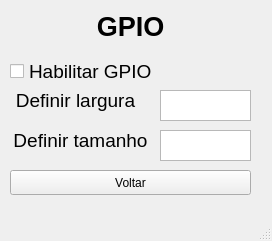
<?xml version="1.0" encoding="UTF-8"?>
<ui version="4.0">
 <class>GPIO</class>
 <widget class="QMainWindow" name="GPIO">
  <property name="geometry">
   <rect>
    <x>0</x>
    <y>0</y>
    <width>272</width>
    <height>241</height>
   </rect>
  </property>
  <property name="windowTitle">
   <string>MainWindow</string>
  </property>
  <widget class="QWidget" name="centralwidget">
   <widget class="QPushButton" name="Voltar">
    <property name="geometry">
     <rect>
      <x>10</x>
      <y>170</y>
      <width>241</width>
      <height>25</height>
     </rect>
    </property>
    <property name="text">
     <string>Voltar</string>
    </property>
   </widget>
   <widget class="QLabel" name="label_3">
    <property name="geometry">
     <rect>
      <x>10</x>
      <y>90</y>
      <width>131</width>
      <height>21</height>
     </rect>
    </property>
    <property name="font">
     <font>
      <pointsize>14</pointsize>
     </font>
    </property>
    <property name="text">
     <string>Definir largura</string>
    </property>
    <property name="alignment">
     <set>Qt::AlignCenter</set>
    </property>
   </widget>
   <widget class="QLabel" name="label">
    <property name="geometry">
     <rect>
      <x>10</x>
      <y>10</y>
      <width>241</width>
      <height>32</height>
     </rect>
    </property>
    <property name="palette">
     <palette>
      <active>
       <colorrole role="WindowText">
        <brush brushstyle="SolidPattern">
         <color alpha="255">
          <red>0</red>
          <green>0</green>
          <blue>0</blue>
         </color>
        </brush>
       </colorrole>
       <colorrole role="Button">
        <brush brushstyle="SolidPattern">
         <color alpha="255">
          <red>255</red>
          <green>255</green>
          <blue>255</blue>
         </color>
        </brush>
       </colorrole>
       <colorrole role="Light">
        <brush brushstyle="SolidPattern">
         <color alpha="255">
          <red>255</red>
          <green>255</green>
          <blue>255</blue>
         </color>
        </brush>
       </colorrole>
       <colorrole role="Midlight">
        <brush brushstyle="SolidPattern">
         <color alpha="255">
          <red>255</red>
          <green>255</green>
          <blue>255</blue>
         </color>
        </brush>
       </colorrole>
       <colorrole role="Dark">
        <brush brushstyle="SolidPattern">
         <color alpha="255">
          <red>127</red>
          <green>127</green>
          <blue>127</blue>
         </color>
        </brush>
       </colorrole>
       <colorrole role="Mid">
        <brush brushstyle="SolidPattern">
         <color alpha="255">
          <red>170</red>
          <green>170</green>
          <blue>170</blue>
         </color>
        </brush>
       </colorrole>
       <colorrole role="Text">
        <brush brushstyle="SolidPattern">
         <color alpha="255">
          <red>0</red>
          <green>0</green>
          <blue>0</blue>
         </color>
        </brush>
       </colorrole>
       <colorrole role="BrightText">
        <brush brushstyle="SolidPattern">
         <color alpha="255">
          <red>255</red>
          <green>255</green>
          <blue>255</blue>
         </color>
        </brush>
       </colorrole>
       <colorrole role="ButtonText">
        <brush brushstyle="SolidPattern">
         <color alpha="255">
          <red>0</red>
          <green>0</green>
          <blue>0</blue>
         </color>
        </brush>
       </colorrole>
       <colorrole role="Base">
        <brush brushstyle="SolidPattern">
         <color alpha="255">
          <red>255</red>
          <green>255</green>
          <blue>255</blue>
         </color>
        </brush>
       </colorrole>
       <colorrole role="Window">
        <brush brushstyle="SolidPattern">
         <color alpha="255">
          <red>255</red>
          <green>255</green>
          <blue>255</blue>
         </color>
        </brush>
       </colorrole>
       <colorrole role="Shadow">
        <brush brushstyle="SolidPattern">
         <color alpha="255">
          <red>0</red>
          <green>0</green>
          <blue>0</blue>
         </color>
        </brush>
       </colorrole>
       <colorrole role="AlternateBase">
        <brush brushstyle="SolidPattern">
         <color alpha="255">
          <red>255</red>
          <green>255</green>
          <blue>255</blue>
         </color>
        </brush>
       </colorrole>
       <colorrole role="ToolTipBase">
        <brush brushstyle="SolidPattern">
         <color alpha="255">
          <red>255</red>
          <green>255</green>
          <blue>220</blue>
         </color>
        </brush>
       </colorrole>
       <colorrole role="ToolTipText">
        <brush brushstyle="SolidPattern">
         <color alpha="255">
          <red>0</red>
          <green>0</green>
          <blue>0</blue>
         </color>
        </brush>
       </colorrole>
       <colorrole role="PlaceholderText">
        <brush brushstyle="SolidPattern">
         <color alpha="128">
          <red>0</red>
          <green>0</green>
          <blue>0</blue>
         </color>
        </brush>
       </colorrole>
      </active>
      <inactive>
       <colorrole role="WindowText">
        <brush brushstyle="SolidPattern">
         <color alpha="255">
          <red>0</red>
          <green>0</green>
          <blue>0</blue>
         </color>
        </brush>
       </colorrole>
       <colorrole role="Button">
        <brush brushstyle="SolidPattern">
         <color alpha="255">
          <red>255</red>
          <green>255</green>
          <blue>255</blue>
         </color>
        </brush>
       </colorrole>
       <colorrole role="Light">
        <brush brushstyle="SolidPattern">
         <color alpha="255">
          <red>255</red>
          <green>255</green>
          <blue>255</blue>
         </color>
        </brush>
       </colorrole>
       <colorrole role="Midlight">
        <brush brushstyle="SolidPattern">
         <color alpha="255">
          <red>255</red>
          <green>255</green>
          <blue>255</blue>
         </color>
        </brush>
       </colorrole>
       <colorrole role="Dark">
        <brush brushstyle="SolidPattern">
         <color alpha="255">
          <red>127</red>
          <green>127</green>
          <blue>127</blue>
         </color>
        </brush>
       </colorrole>
       <colorrole role="Mid">
        <brush brushstyle="SolidPattern">
         <color alpha="255">
          <red>170</red>
          <green>170</green>
          <blue>170</blue>
         </color>
        </brush>
       </colorrole>
       <colorrole role="Text">
        <brush brushstyle="SolidPattern">
         <color alpha="255">
          <red>0</red>
          <green>0</green>
          <blue>0</blue>
         </color>
        </brush>
       </colorrole>
       <colorrole role="BrightText">
        <brush brushstyle="SolidPattern">
         <color alpha="255">
          <red>255</red>
          <green>255</green>
          <blue>255</blue>
         </color>
        </brush>
       </colorrole>
       <colorrole role="ButtonText">
        <brush brushstyle="SolidPattern">
         <color alpha="255">
          <red>0</red>
          <green>0</green>
          <blue>0</blue>
         </color>
        </brush>
       </colorrole>
       <colorrole role="Base">
        <brush brushstyle="SolidPattern">
         <color alpha="255">
          <red>255</red>
          <green>255</green>
          <blue>255</blue>
         </color>
        </brush>
       </colorrole>
       <colorrole role="Window">
        <brush brushstyle="SolidPattern">
         <color alpha="255">
          <red>255</red>
          <green>255</green>
          <blue>255</blue>
         </color>
        </brush>
       </colorrole>
       <colorrole role="Shadow">
        <brush brushstyle="SolidPattern">
         <color alpha="255">
          <red>0</red>
          <green>0</green>
          <blue>0</blue>
         </color>
        </brush>
       </colorrole>
       <colorrole role="AlternateBase">
        <brush brushstyle="SolidPattern">
         <color alpha="255">
          <red>255</red>
          <green>255</green>
          <blue>255</blue>
         </color>
        </brush>
       </colorrole>
       <colorrole role="ToolTipBase">
        <brush brushstyle="SolidPattern">
         <color alpha="255">
          <red>255</red>
          <green>255</green>
          <blue>220</blue>
         </color>
        </brush>
       </colorrole>
       <colorrole role="ToolTipText">
        <brush brushstyle="SolidPattern">
         <color alpha="255">
          <red>0</red>
          <green>0</green>
          <blue>0</blue>
         </color>
        </brush>
       </colorrole>
       <colorrole role="PlaceholderText">
        <brush brushstyle="SolidPattern">
         <color alpha="128">
          <red>0</red>
          <green>0</green>
          <blue>0</blue>
         </color>
        </brush>
       </colorrole>
      </inactive>
      <disabled>
       <colorrole role="WindowText">
        <brush brushstyle="SolidPattern">
         <color alpha="255">
          <red>127</red>
          <green>127</green>
          <blue>127</blue>
         </color>
        </brush>
       </colorrole>
       <colorrole role="Button">
        <brush brushstyle="SolidPattern">
         <color alpha="255">
          <red>255</red>
          <green>255</green>
          <blue>255</blue>
         </color>
        </brush>
       </colorrole>
       <colorrole role="Light">
        <brush brushstyle="SolidPattern">
         <color alpha="255">
          <red>255</red>
          <green>255</green>
          <blue>255</blue>
         </color>
        </brush>
       </colorrole>
       <colorrole role="Midlight">
        <brush brushstyle="SolidPattern">
         <color alpha="255">
          <red>255</red>
          <green>255</green>
          <blue>255</blue>
         </color>
        </brush>
       </colorrole>
       <colorrole role="Dark">
        <brush brushstyle="SolidPattern">
         <color alpha="255">
          <red>127</red>
          <green>127</green>
          <blue>127</blue>
         </color>
        </brush>
       </colorrole>
       <colorrole role="Mid">
        <brush brushstyle="SolidPattern">
         <color alpha="255">
          <red>170</red>
          <green>170</green>
          <blue>170</blue>
         </color>
        </brush>
       </colorrole>
       <colorrole role="Text">
        <brush brushstyle="SolidPattern">
         <color alpha="255">
          <red>127</red>
          <green>127</green>
          <blue>127</blue>
         </color>
        </brush>
       </colorrole>
       <colorrole role="BrightText">
        <brush brushstyle="SolidPattern">
         <color alpha="255">
          <red>255</red>
          <green>255</green>
          <blue>255</blue>
         </color>
        </brush>
       </colorrole>
       <colorrole role="ButtonText">
        <brush brushstyle="SolidPattern">
         <color alpha="255">
          <red>127</red>
          <green>127</green>
          <blue>127</blue>
         </color>
        </brush>
       </colorrole>
       <colorrole role="Base">
        <brush brushstyle="SolidPattern">
         <color alpha="255">
          <red>255</red>
          <green>255</green>
          <blue>255</blue>
         </color>
        </brush>
       </colorrole>
       <colorrole role="Window">
        <brush brushstyle="SolidPattern">
         <color alpha="255">
          <red>255</red>
          <green>255</green>
          <blue>255</blue>
         </color>
        </brush>
       </colorrole>
       <colorrole role="Shadow">
        <brush brushstyle="SolidPattern">
         <color alpha="255">
          <red>0</red>
          <green>0</green>
          <blue>0</blue>
         </color>
        </brush>
       </colorrole>
       <colorrole role="AlternateBase">
        <brush brushstyle="SolidPattern">
         <color alpha="255">
          <red>255</red>
          <green>255</green>
          <blue>255</blue>
         </color>
        </brush>
       </colorrole>
       <colorrole role="ToolTipBase">
        <brush brushstyle="SolidPattern">
         <color alpha="255">
          <red>255</red>
          <green>255</green>
          <blue>220</blue>
         </color>
        </brush>
       </colorrole>
       <colorrole role="ToolTipText">
        <brush brushstyle="SolidPattern">
         <color alpha="255">
          <red>0</red>
          <green>0</green>
          <blue>0</blue>
         </color>
        </brush>
       </colorrole>
       <colorrole role="PlaceholderText">
        <brush brushstyle="SolidPattern">
         <color alpha="128">
          <red>0</red>
          <green>0</green>
          <blue>0</blue>
         </color>
        </brush>
       </colorrole>
      </disabled>
     </palette>
    </property>
    <property name="font">
     <font>
      <pointsize>20</pointsize>
      <weight>75</weight>
      <bold>true</bold>
     </font>
    </property>
    <property name="text">
     <string>GPIO</string>
    </property>
    <property name="alignment">
     <set>Qt::AlignCenter</set>
    </property>
   </widget>
   <widget class="QTextEdit" name="textEdit">
    <property name="geometry">
     <rect>
      <x>160</x>
      <y>90</y>
      <width>91</width>
      <height>31</height>
     </rect>
    </property>
   </widget>
   <widget class="QTextEdit" name="textEdit_3">
    <property name="geometry">
     <rect>
      <x>160</x>
      <y>130</y>
      <width>91</width>
      <height>31</height>
     </rect>
    </property>
   </widget>
   <widget class="QLabel" name="label_5">
    <property name="geometry">
     <rect>
      <x>10</x>
      <y>130</y>
      <width>141</width>
      <height>21</height>
     </rect>
    </property>
    <property name="font">
     <font>
      <pointsize>14</pointsize>
     </font>
    </property>
    <property name="text">
     <string>Definir tamanho</string>
    </property>
    <property name="alignment">
     <set>Qt::AlignCenter</set>
    </property>
   </widget>
   <widget class="QCheckBox" name="checkBox">
    <property name="geometry">
     <rect>
      <x>10</x>
      <y>60</y>
      <width>151</width>
      <height>23</height>
     </rect>
    </property>
    <property name="font">
     <font>
      <pointsize>14</pointsize>
     </font>
    </property>
    <property name="text">
     <string>Habilitar GPIO</string>
    </property>
   </widget>
  </widget>
  <widget class="QMenuBar" name="menubar">
   <property name="geometry">
    <rect>
     <x>0</x>
     <y>0</y>
     <width>272</width>
     <height>22</height>
    </rect>
   </property>
  </widget>
  <widget class="QStatusBar" name="statusbar"/>
 </widget>
 <resources/>
 <connections/>
</ui>
